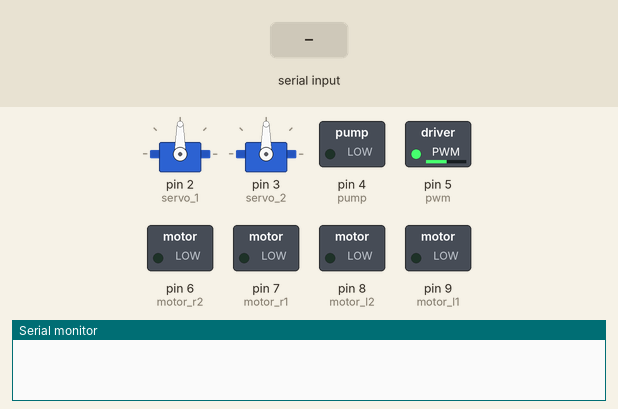
Simulated run of this sketch. Board: Arduino Uno, built with avr-gcc and run on an emulated ATmega328P. Shown: 2 × servo, switched loads named in the sketch (green lamp = pin HIGH), the last lines printed to the serial monitor. The test bench sets the inputs (shaded band).

Above: at 2.2 s.
2.3 s: "1\n" received over the second serial link
At 2.8 s:
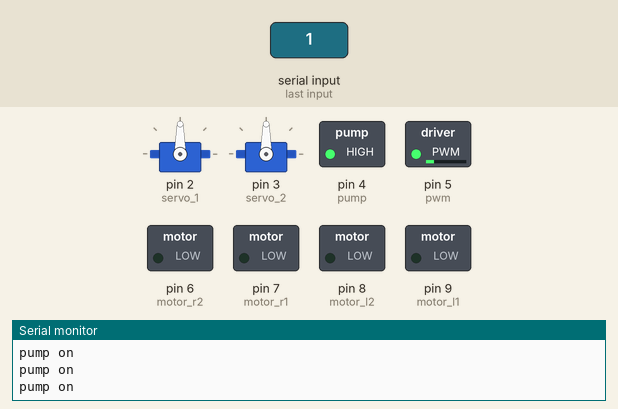
3.8 s: "0\n" received over the second serial link
At 4.6 s:
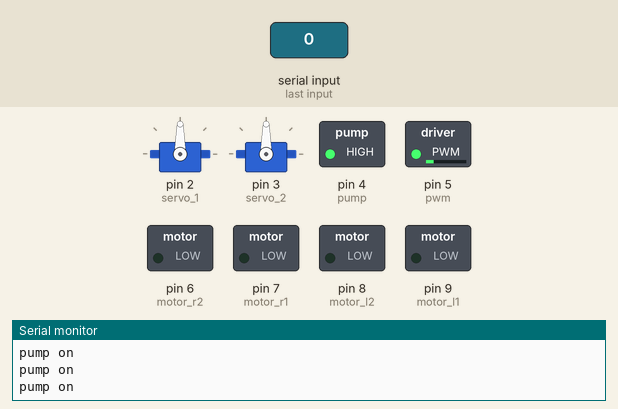
Timing chart, 0 to 6.8 s (numbered marks = the images above; inputs shaded):
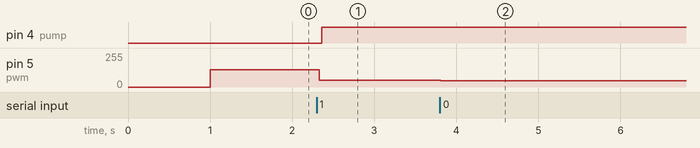

Measured:
- after the input at 2.3 s, pin 4 (pump): LOW → HIGH after 0.06 s; pin 5 (pwm): 130/255 → 49/255 at once
- after the input at 3.8 s, pin 5 (pwm): 49/255 → 48/255 at once

The sketch:

Agricultural_spray_robot.ino
```cpp
#include <Servo.h>
#include <SoftwareSerial.h>
SoftwareSerial BT(A0, A1);

Servo servo_1;
Servo servo_2;

int motor_r2 = 6;
int motor_r1 = 7;

int motor_l2 = 8;
int motor_l1 = 9;

int state;
int speed = 130;

int pos1 = 90;
int pos2 = 90;

int pump = 4;
int pwm = 5;

void setup(){
servo_1.attach(2);
servo_2.attach(3);
servo_1.write(pos1);
servo_2.write(pos2);

pinMode(motor_l1, OUTPUT);
pinMode(motor_l2, OUTPUT);
pinMode(motor_r1, OUTPUT);
pinMode(motor_r2, OUTPUT);

pinMode(pump, OUTPUT);

pinMode(pwm, OUTPUT);

// initialize serial communication at 9600 bits per second:
Serial.begin(9600);
BT.begin(9600); // Setting the baud rate of Software Serial Library

 delay(1000);
 }

void loop(){
//if some date is sent, reads it and saves in state
if(BT.available() > 0){
state = BT.read();
Serial.println(state);
if(state > 15){speed = state;}
}

   // if the state is '1' the DC motor will go forward
     if (state == 1){forword();Serial.println("Forward!");}

// if the state is '2' the motor will Backword
else if (state == 2){backword();Serial.println("Backword!");}

// if the state is '3' the motor will turn left
else if (state == 3){turnLeft();Serial.println("Turn LEFT");}

// if the state is '4' the motor will turn right
else if (state == 4){turnRight();Serial.println("Turn RIGHT");}

// if the state is '5' the motor will Stop
else if (state == 5) {stop();Serial.println("STOP!");}

else if (state == 6) {Serial.println("lift");  if(pos1<180){pos1 = pos1+1;}}
else if (state == 7) {Serial.println("right"); if(pos1>0){pos1 = pos1-1;}}
else if (state == 8) {Serial.println("up");    if(pos2>0){pos2 = pos2-1;}}
else if (state == 9) {Serial.println("down");  if(pos2<180){pos2 = pos2+1;}}

else if (state == 10){Serial.println("pump on");digitalWrite(pump, HIGH);}
else if (state == 11){Serial.println("pump off");digitalWrite(pump, LOW);}

servo_1.write(pos1);
servo_2.write(pos2);

analogWrite(pwm, speed);
delay(30);
}


void stop(){
    digitalWrite(motor_l1, LOW);
    digitalWrite(motor_l2, LOW);
    digitalWrite(motor_r1, LOW);
    digitalWrite(motor_r2, LOW);
}

void forword(){
    digitalWrite(motor_l1, LOW);
    digitalWrite(motor_l2, HIGH);
    digitalWrite(motor_r1, HIGH);
    digitalWrite(motor_r2, LOW);
}

void backword(){
    digitalWrite(motor_l1, HIGH);
    digitalWrite(motor_l2, LOW);
    digitalWrite(motor_r1, LOW);
    digitalWrite(motor_r2, HIGH);
}


void turnRight(){
    digitalWrite(motor_l1, LOW);
    digitalWrite(motor_l2, HIGH);
    digitalWrite(motor_r1, LOW);
    digitalWrite(motor_r2, HIGH);
}

void turnLeft(){
    digitalWrite(motor_l1, HIGH);
    digitalWrite(motor_l2, LOW);
    digitalWrite(motor_r1, HIGH);
    digitalWrite(motor_r2, LOW);
}
```
